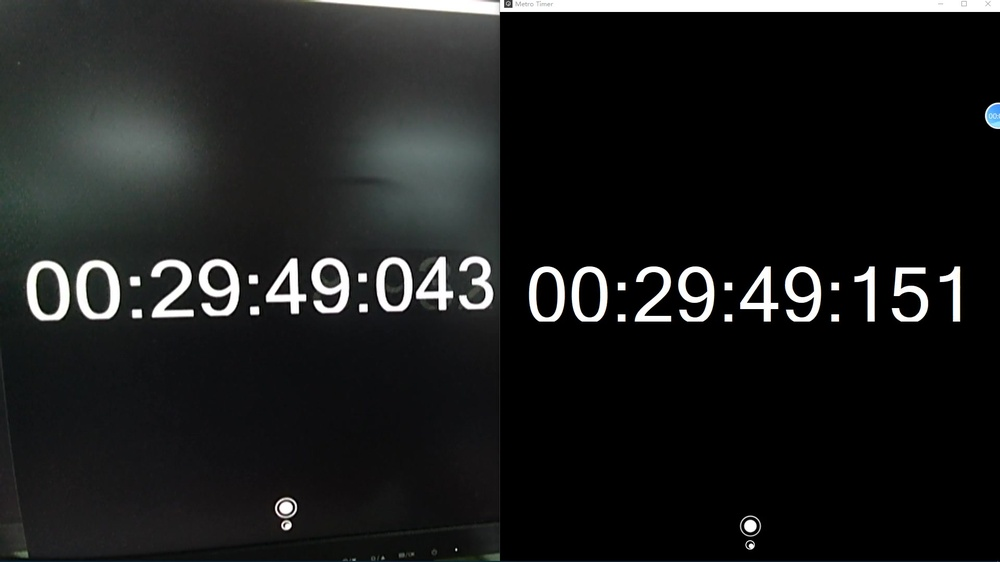
#> input picture windows_control/PerformanceTestScript/Sample/Seventh/xxx_00009.jpg, 1000 x 562 px, shrunk from 1920 x 1080 before the run, found by its file name
$ python grabImage.py
#> lines starting #> are read from the running program, lines starting #| are printed output that depends on the picture
import os

os.path.abspath(".")
from PIL import Image

import numpy as np
import stat

"""
    搭配读取数字 图片的截取类
"""


def grab_StopWatch(imgPath):
    if not os.path.exists("./Sample/grab_image/"):
        os.mkdir("./Sample/grab_image/")
    # 实际windows秒表的内容
    # D:\PycharmProjects\pythonProject_seevision\windows_control\PerformanceTestScript\Sample\Seventh\xxx_00005.jpg
    image = Image.open(imgPath)  # 用PIL中的Image.open打开图像
#> image is the input picture: PIL image 1000x562 RGB; mean R, G, B 27.9, 29, 28.9
    # windows_targetimg = imgPath.replace(".jpg", "_windows_grab.jpg")
    imgName = imgPath.split("xxx")[1]
    windows_targetimg = "./Sample/grab_image/windows_grab{}".format(imgName)
    image_arr = np.array(image)  # 转化成numpy数组
    # 设置截取的帧图片的读取范围，范围越小，OCR读取越精准，此处Windows秒表是左半张图片，且只截取中间时间部分
    # image_tar = image_arr[int(2.8 * image_arr.shape[0] / 5):int(2 * image_arr.shape[0] / 3),
    #             int(image_arr.shape[1] / 2):int(2 * image_arr.shape[1] / 2), :]
    image_tar = image_arr[int(image_arr.shape[0] / 3.6):int(2 * image_arr.shape[0] / 3.2),
                int(image_arr.shape[1] / 2):int(2 * image_arr.shape[1] / 2), :]
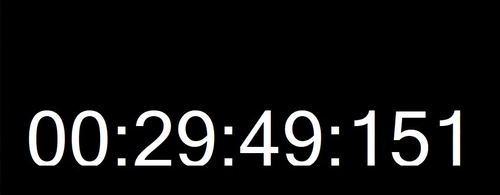
#> image_tar: shape (195, 500, 3); mean R, G, B 19.1, 19.1, 19.1
    # image_tar = image_arr[int(image_arr.shape[0] / 3):int(2 * image_arr.shape[0] / 3.9),
    #             int(image_arr.shape[1] / 2):int(2 * image_arr.shape[1] / 2), :]
    im = Image.fromarray(image_tar)
    im.save(windows_targetimg)
    return windows_targetimg


def grab_CameraStopWatch(imgPath):
    if not os.path.exists("./Sample/grab_image/"):
        os.mkdir("./Sample/grab_image/")
        os.chmod("./Sample/grab_image/", stat.S_IREAD | stat.S_IWRITE)
    # 摄像头录制秒表的内容
    image = Image.open(imgPath)  # 用PIL中的Image.open打开图像
    imgName = imgPath.split("xxx")[1]
    camera_targetimg = "./Sample/grab_image/camera_grab{}".format(imgName)
    image_arr = np.array(image)  # 转化成numpy数组
    # 设置截取的帧图片的读取范围，范围越小，OCR读取越精准，此处摄像头录制秒表是右半张图片，且只截取中间时间部分
    # image_tar = image_arr[int(2.8 * image_arr.shape[0] / 5):int(2 * image_arr.shape[0] / 3),
    #             int(image_arr.shape[1] / 10050.2):int(2 * image_arr.shape[1] / 3.9), :]
    image_tar = image_arr[int(image_arr.shape[0] / 3.6):int(2 * image_arr.shape[0] / 3.2),
                int(image_arr.shape[1] / 10050.2):int(2 * image_arr.shape[1] / 3.9), :]
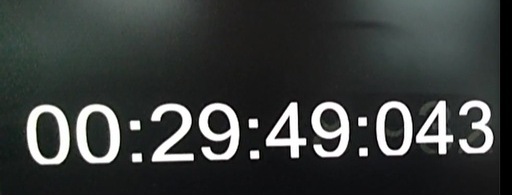
#> image_tar: shape (195, 512, 3); mean R, G, B 57.7, 61.4, 60.2
    # image_tar = image_arr[int(image_arr.shape[0] / 3):int(2 * image_arr.shape[0] / 3.9),
    #             int(image_arr.shape[1] / 10050.2):int(2 * image_arr.shape[1] / 3.9), :]
    im = Image.fromarray(image_tar)
    im.save(camera_targetimg)
    return camera_targetimg


if __name__ == '__main__':
    a = grab_StopWatch(
        imgPath=r"D:\PycharmProjects\pythonProject_seevision\windows_control\PerformanceTestScript\xxx_00009.jpg")
    print(a)
    grab_CameraStopWatch(
        imgPath=r"D:\PycharmProjects\pythonProject_seevision\windows_control\PerformanceTestScript\xxx_00009.jpg")
